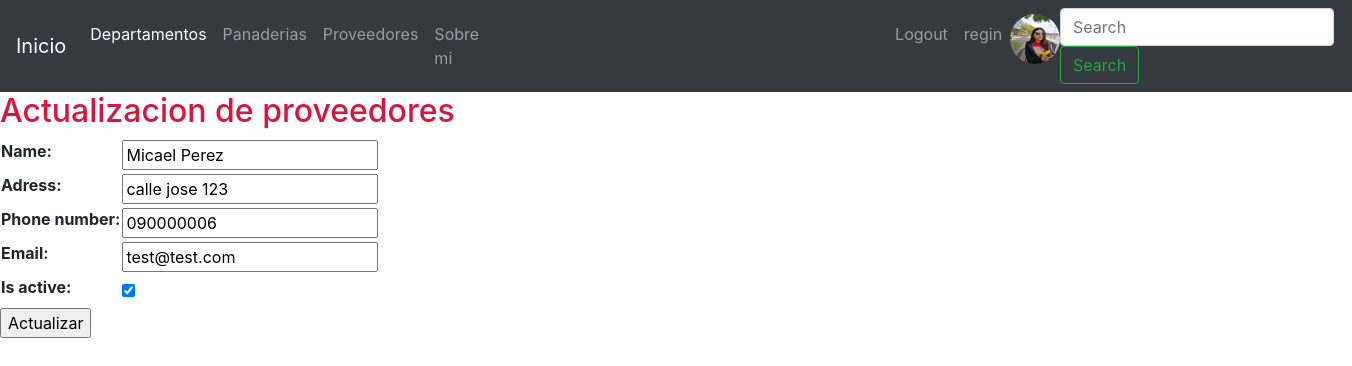
The page /providers/update_provider/1/ (signed in) on the database its author committed.
### users/models.py (models this page shows)
class UserProfile(models.Model):
    user = models.OneToOneField(User, on_delete=models.CASCADE, related_name='profile')
    phone = models.CharField(max_length=25, null=True, blank=True)
    birth_date = models.DateField(blank=True, null=True)
    profile_image = models.ImageField(upload_to='profile_image', null=True, blank=True)

### providers/models.py (models this page shows, shortened)
class Provider(models.Model):
    name = models.CharField(max_length=100)
    adress = models.CharField(max_length=300)
    phone_number = models.CharField(max_length=20)
    email = models.EmailField()
    is_active = models.BooleanField(default=True)

### providers/views.py (the view)
# urls.py: path('update_provider/<int:pk>/', ProviderUpdateView.as_view(), name='providers_update'),
class ProviderUpdateView(UpdateView):
    model = Provider
    template_name = 'update_provider.html'
    fields = '__all__'
    success_url = '/providers/list_providers/'

### templates/update_provider.html (shortened to what this page needs)
{% extends 'base.html' %}
{% block title %}
    <h2 style="color: crimson;">Actualizacion de proveedores</h2>
{% endblock %}
{% block content %}
{% if form %}
<form action="" method="POST">
    <table>
    {{form.as_table}}
    </table>
    <input type="submit" value="Actualizar">
</form>
{% endif %}
{% endblock %}

### templates/base.html (shortened to what this page needs)
<!DOCTYPE html>
<html lang="en">
<head>
    <link rel="stylesheet" href="https://cdn.jsdelivr.net/npm/bootstrap@4.6.2/dist/css/bootstrap.min.css"
>
</head>
<body>
    <header>
        <nav class="navbar navbar-expand-lg navbar-dark bg-dark">
            <a class="navbar-brand" href="/">Inicio</a>
            <div class="collapse navbar-collapse" id="navbarSupportedContent">
                <ul class="navbar-nav mr-auto">
                    <li class="nav-item active">
                        <a class="nav-link" href="/products/list-products/">Departamentos </a>
                    </li>
                    <li class="nav-item">
                        <a class="nav-link" href="/products/list-panaderias/">Panaderias</a>
                    </li>
                    <li class="nav-item">
                        <a class="nav-link" href="/providers/list_providers/">Proveedores</a>
                    </li>
                    <li class="nav-item" style="margin-right:400px;">
                        <a class="nav-link" href="{% url 'about_me' %}">Sobre mi</a>
                    </li>
                    {% if request.user.is_authenticated %}
                    <li class="nav-item">
                        <a class="nav-link" href="/users/logout/">Logout</a>
                    </li>
                    <li class="nav-item">
                        <a class="nav-link" href="/users/update/">{{request.user.username}}</a>
                    </li>
                        {% if request.user.profile.profile_image.url != '' %}
                            <a href="{% url 'update_user_profile' %}">
                                <img src="{{request.user.profile.profile_image.url}}" alt="profile_image" width="50px" height="50px" style="border-radius: 25px;">
                            </a>
                        {% endif %}
                    {% endif %}
                </ul>
                <form class="form-inline my-2 my-lg-0" action="/products/list-products/" method="GET">
                    <input class="form-control mr-sm-2" type="search" placeholder="Search" aria-label="Search" name="search">
                    <button class="btn btn-outline-success my-2 my-sm-0" type="submit">Search</button>
                </form>
            </div>
        </nav>
    </header>
{% block title %}
{% endblock %}
{% block content %}
{% endblock %}
</body>
</html>

### rows shown on the page
Provider: name "Micael Perez", adress "calle jose 123", phone_number "090000006", email "test@test.com", is_active "☑"

### other values the page prints
{{ request.user.username }} "regin"
